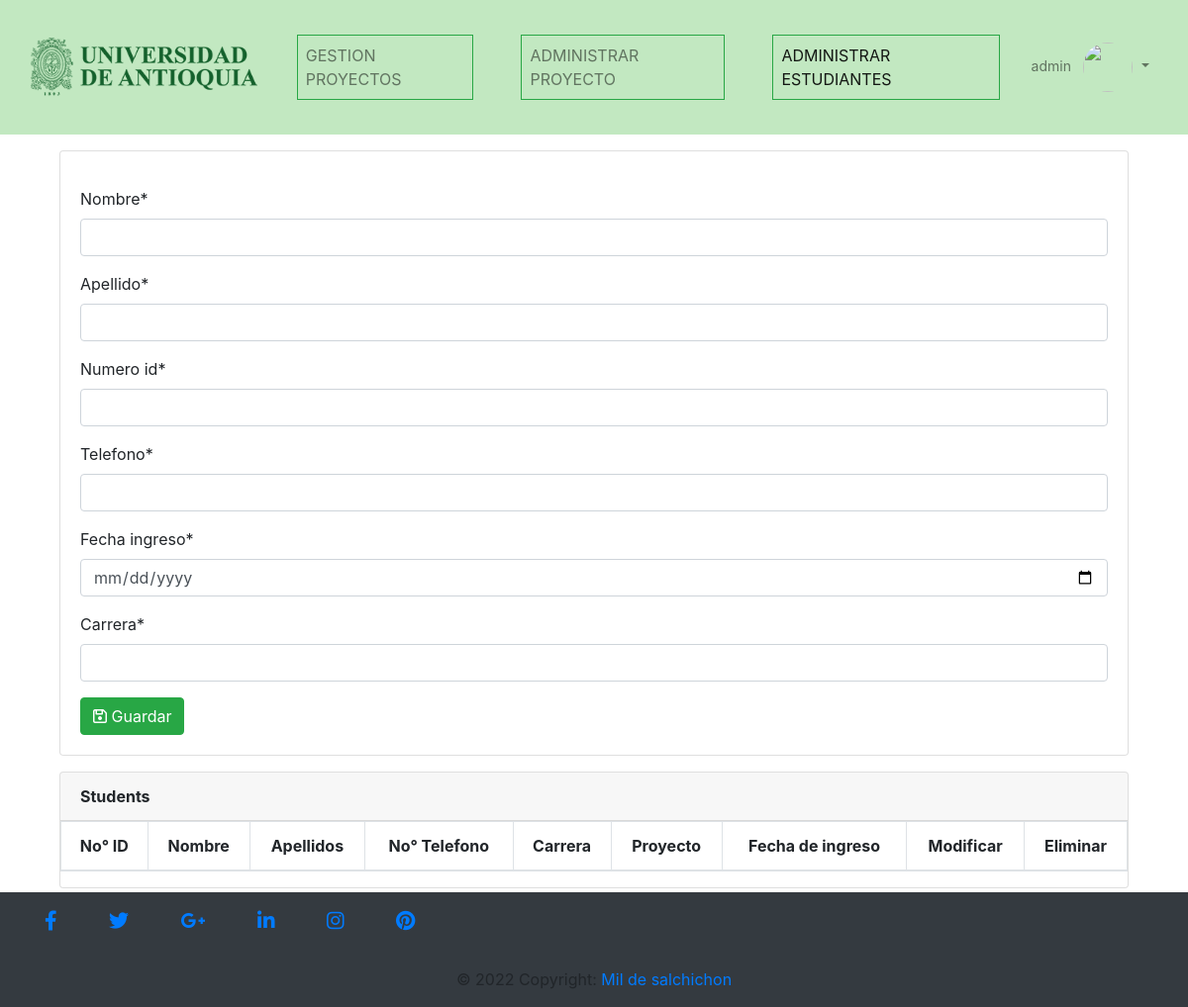
Before: /manage_project/admin_project/manage_students/2 (signed in) with the older database file.
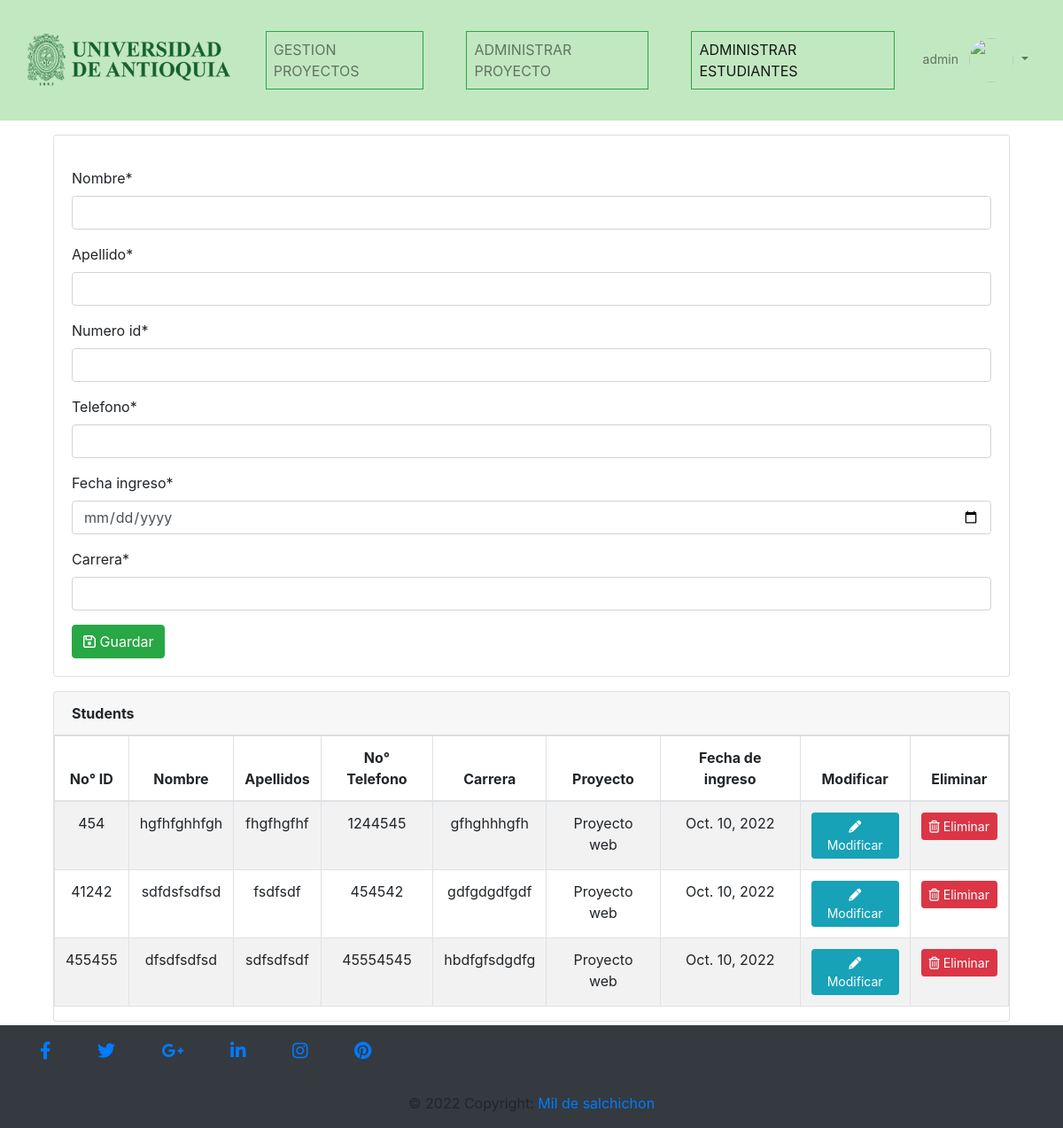
After: the same page with the newer database file.
### gestion/models.py (models this page shows, shortened)
class Estudiante(models.Model):
    nombre = models.CharField(max_length=100)
    apellido = models.CharField(max_length=100)
    numero_id = models.IntegerField(primary_key=True)
    telefono = models.CharField(max_length=12)
    carrera = models.CharField(max_length=100)
    proyecto = models.ForeignKey(Proyecto, on_delete=models.CASCADE)
    fecha_ingreso = models.DateField()
    class meta:
        db_table= 'estudiante'
        verbose_name= 'Estudiante'
        verbose_name_plural='Estudiantes'
        ordering=['id']

class Proyecto(models.Model):
    estados = (('F','Finalizado'),('E','En ejecucion'))
    nombre = models.CharField(max_length=100)
    objetivo_general = models.CharField(max_length=100)
    fecha_inicio = models.DateField()
    fecha_fin = models.DateField()
    director = models.CharField(max_length=100)
    presupuesto = models.CharField(max_length=100)
    porcentaje_avance = models.IntegerField(null = True)
    estado = models.CharField(max_length=1, choices=estados)
    def __str__(self):
        return self.nombre
    class meta:
        db_table= 'proyecto'
        verbose_name= 'Proyecto'
        verbose_name_plural='Proyectos'
        ordering=['id']

### gestion/views.py (the view, shortened to what this page needs)
# urls.py: path('manage_project/admin_project/manage_students/<int:project_id>', manage_students, name="manage_students"),
def manage_students(request, project_id):
    form=FormStudent()
    students = Estudiante.objects.filter(proyecto = project_id)
    return render(request, "manage_students.html", {"form": form,"students":students,'project_id':project_id})

### gestion/forms.py
class FormStudent(forms.ModelForm):
    class Meta:
        model = Estudiante
        fields = ('nombre','apellido','numero_id','telefono','fecha_ingreso','carrera',)
        widgets={'fecha_ingreso':DatePickerInput(),}

### Templates/manage_students.html (shortened to what this page needs)
{% extends 'index.html' %}
{%block navlink%}
<li class="nav-item px-lg-4">
    <a class="nav-link text-uppercase border border-success" href="{% url 'gestion_proyecto' %}">Gestion proyectos</a>
</li>
<li class="nav-item px-lg-4">
    <a class="nav-link text-uppercase border border-success" href="{% url 'admin_project' project_id %}">Administrar proyecto</a>
</li>
<li class="nav-item px-lg-4" >
    <a class="nav-link text-uppercase border border-success active" href="">Administrar estudiantes</a>
</li>
{%endblock%}
{% load crispy_forms_tags %}
{% block content %}
<div class="container">
    <div class="card" >
        <div class="card-body">
            <form method="POST" action="" class="mt-3" autocomplete="off" enctype="multipart/form-data">
                {{ form|crispy }}
                <button type="submit" class="btn btn-success"><i class="fa-regular fa-floppy-disk"></i> Guardar</button>
            </form>
        </div>
    </div>
    <div class="card">
        <div class="card-header"><b>Students</b></div>
        <table class="table table-striped table-bordered" id="mydatatable">
            <thead>
                <tr class="text-center">
                    <th scope="col">No° ID</th>
                    <th scope="col">Nombre</th>
                    <th scope="col">Apellidos</th>
                    <th scope="col">No° Telefono</th>
                    <th scope="col">Carrera</th>
                    <th scope="col">Proyecto</th>
                    <th scope="col">Fecha de ingreso</th>
                    <th scope="col">Modificar</th>
                    <th scope="col">Eliminar</th>
                </tr>
            </thead>
            <tbody>
                {% for student in students %}
                    <tr class="text-center">
                        <td>{{ student.numero_id }}</td>
                        <td>{{ student.nombre }}</td>
                        <td>{{ student.apellido }}</td>
                        <td>{{ student.telefono }}</td>
                        <td>{{ student.carrera }}</td>
                        <td>{{ student.proyecto }}</td>
                        <td>{{ student.fecha_ingreso }}</td>
                        <td><a class="link btn btn-sm btn-block btn-info"
                            href="#"><i class="fa-solid fa-pencil"></i> Modificar</a></td>
                        <td><a  class="btn btn-sm btn-block btn-danger"
                            href="{% url 'delete_student' student.numero_id%}"><i class="fa-regular fa-trash-can"></i> Eliminar</a></td>
                    </tr>
                {% endfor %}
            </tbody>
        </table>
    </div>
</div>
{% endblock %}

Changed rows visible on the page:
added Estudiante: numero_id "454", nombre "hgfhfghhfgh", apellido "fhgfhgfhf", telefono "1244545", carrera "gfhghhhgfh", proyecto "Proyecto web", fecha_ingreso "Oct. 10, 2022"
added Estudiante: numero_id "41242", nombre "sdfdsfsdfsd", apellido "fsdfsdf", telefono "454542", carrera "gdfgdgdfgdf", proyecto "Proyecto web", fecha_ingreso "Oct. 10, 2022"
added Estudiante: numero_id "455455", nombre "dfsdfsdfsd", apellido "sdfsdfsdf", telefono "45554545", carrera "hbdfgfsdgdfg", proyecto "Proyecto web", fecha_ingreso "Oct. 10, 2022"
